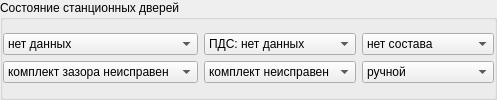
             <widget class="QGroupBox" name="groupBox_13">
              <property name="title">
               <string>Состояние станционных дверей</string>
              </property>
              <layout class="QVBoxLayout" name="verticalLayout_36">
               <property name="leftMargin">
                <number>0</number>
               </property>
               <property name="topMargin">
                <number>0</number>
               </property>
               <property name="rightMargin">
                <number>0</number>
               </property>
               <property name="bottomMargin">
                <number>0</number>
               </property>
               <item>
                <layout class="QGridLayout" name="gridLayout_3">
                 <item row="0" column="0">
                  <widget class="QComboBox" name="comboBox_DoorState">
                   <item>
                    <property name="text">
                     <string>нет данных</string>
                    </property>
                   </item>
                   <item>
                    <property name="text">
                     <string>открыты</string>
                    </property>
                   </item>
                   <item>
                    <property name="text">
                     <string>закрыты</string>
                    </property>
                   </item>
                   <item>
                    <property name="text">
                     <string>выключены</string>
                    </property>
                   </item>
                  </widget>
                 </item>
                 <item row="0" column="1">
                  <widget class="QComboBox" name="comboBox_PDS">
                   <item>
                    <property name="text">
                     <string>ПДС: нет данных</string>
                    </property>
                   </item>
                   <item>
                    <property name="text">
                     <string>ПДС: не свободен</string>
                    </property>
                   </item>
                   <item>
                    <property name="text">
                     <string>ПДС: свободен</string>
                    </property>
                   </item>
                   <item>
                    <property name="text">
                     <string>ПДС: выключен</string>
                    </property>
                   </item>
                  </widget>
                 </item>
                 <item row="0" column="2">
                  <widget class="QComboBox" name="comboBox_ArriveCtrl">
                   <item>
                    <property name="text">
                     <string>нет состава</string>
                    </property>
                   </item>
                   <item>
                    <property name="text">
                     <string>поезд в зоне ОПВ</string>
                    </property>
                   </item>
                  </widget>
                 </item>
                 <item row="1" column="0">
                  <widget class="QComboBox" name="comboBox_DoorGap">
                   <item>
                    <property name="text">
                     <string>комплект зазора неисправен</string>
                    </property>
                   </item>
                   <item>
                    <property name="text">
                     <string>комплект зазора исправен</string>
                    </property>
                   </item>
                  </widget>
                 </item>
                 <item row="1" column="1">
                  <widget class="QComboBox" name="comboBox_SetOk">
                   <item>
                    <property name="text">
                     <string>комплект неисправен</string>
                    </property>
                   </item>
                   <item>
                    <property name="text">
                     <string>комплект исправен</string>
                    </property>
                   </item>
                  </widget>
                 </item>
                 <item row="1" column="2">
                  <widget class="QComboBox" name="comboBox_Mode">
                   <item>
                    <property name="text">
                     <string>ручной</string>
                    </property>
                   </item>
                   <item>
                    <property name="text">
                     <string>автоматический</string>
                    </property>
                   </item>
                  </widget>
                 </item>
                </layout>
               </item>
              </layout>
             </widget>
